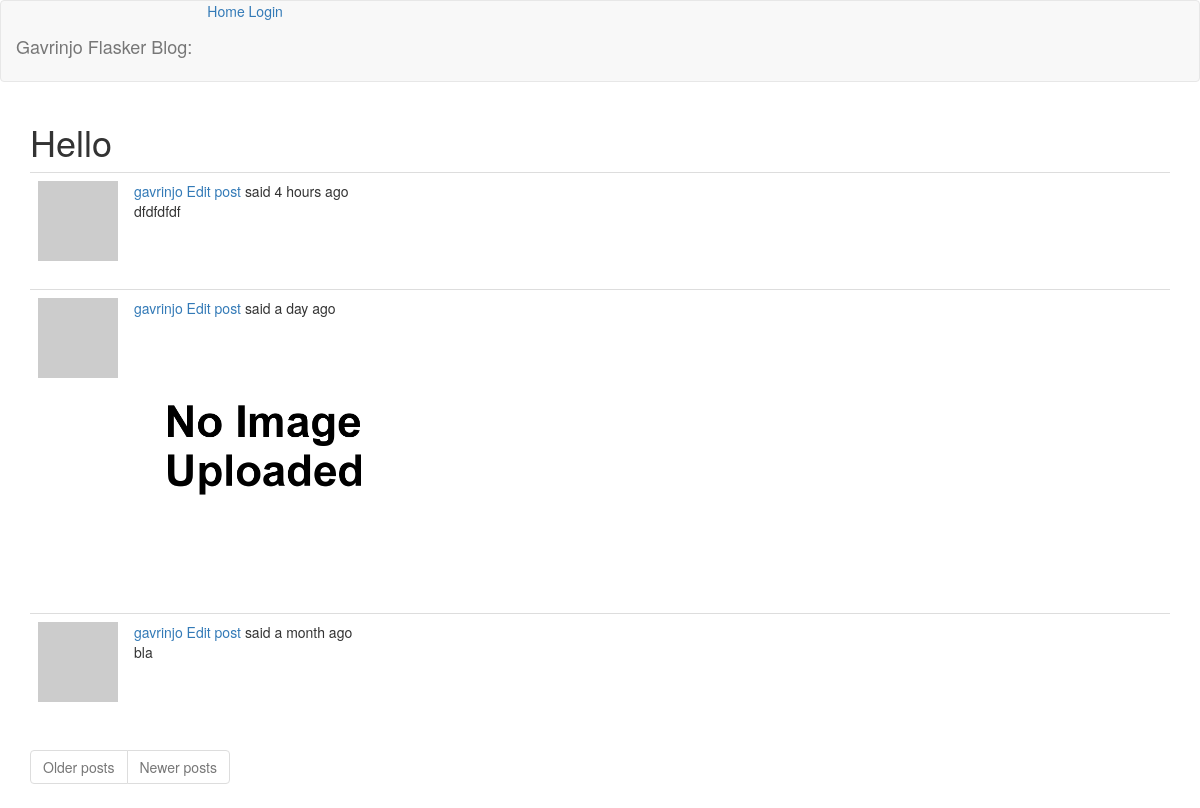
/index, run on the app's committed database.
### app/models.py (models this page shows, shortened)
class Post(db.Model):
    id = db.Column(db.Integer, primary_key=True)
    body = db.Column(db.String(140))
    timestamp = db.Column(db.DateTime, index=True, default=datetime.utcnow)
    user_id = db.Column(db.Integer, db.ForeignKey("user.id"))

class User(UserMixin, db.Model):
    id = db.Column(db.Integer, primary_key=True)
    username = db.Column(db.String(64), index=True, unique=True)
    email = db.Column(db.String(120), index=True, unique=True)
    password_hash = db.Column(db.String(128))
    about_me = db.Column(db.String(140))
    last_seen = db.Column(db.DateTime, default=datetime.utcnow)
    post = db.relationship("Post", backref="author", lazy="dynamic")
    def avatar(self, size):
        digest = md5(self.email.lower().encode("utf-8")).hexdigest()
        return f"https://www.gravatar.com/avatar/{digest}?d=identicon&r=x&s={size}"

### app/main/routes.py (the view)
@bp.route("/")
@bp.route("/index")
def index():
    page = request.args.get("page", 1, type=int)
    posts = Post.query.order_by(Post.timestamp.desc()).paginate(
        page, current_app.config["POSTS_PER_PAGE"], False)
    next_url = url_for("main.index", page=posts.next_num) \
        if posts.has_next else None
    prev_url = url_for("main.index", page=posts.prev_num) \
        if posts.has_prev else None
    return render_template("index.html", title="Home", posts=posts.items, next_url=next_url, prev_url=prev_url)

### app/main/routes.py (called while the page is built)
@bp.before_request
def before_request():
    if current_user.is_authenticated:
        current_user.last_seen = datetime.utcnow()
        db.session.commit()

### app/templates/index.html
{% extends 'base.html' %}
{% import 'bootstrap/wtf.html' as wtf %}
{% block app_content %}
    <h1>Hello {{ current_user.username }}</h1>
    {% for post in posts %}
        {% include "_post.html" %}
    {% endfor %}
    <nav aria-label="Page navigation example">
        <ul class="pagination text-center">
            <li class="page-item{% if not next_url %} disabled {% endif %}">
                <a class="page-link" href="{{ next_url or '#' }}" tabindex="-1">Older posts</a>
            </li>
            <li class="page-item{% if not prev_url %} disabled {% endif %}">
                <a class="page-link" href="{{ prev_url or '#' }}" tabindex="-1">Newer posts</a>
            </li>
        </ul>
    </nav>
{% endblock app_content %}

### app/templates/_post.html
    <table class="table table-hover">
        <tr>
            <td width="70px">
                <a href="{{ url_for('main.user', username=post.author.username) }}">
                    <img src="{{ post.author.avatar(64) }}">
                </a>
            </td>
            <td>
                <span class="user_popup">
                    <a href="{{ url_for('main.user', username=post.author.username) }}">
                        {{ post.author.username }}
                    </a>
                    <a href="{{ url_for('content.edit_page', id=post.id) }}">Edit post</a>
                </span>
                said {{ moment(post.timestamp).fromNow() }}
                <br>
                <span id="post{{ post.id }}">{{ post.body|safe }}</span>
            </td>
        </tr>
    </table>

### data on the page
Post: author.username "gavrinjo", timestamp "4 hours ago", body "dfdfdfdf"
Post: author.username "gavrinjo", timestamp "a day ago", body (picture)
Post: author.username "gavrinjo", timestamp "a month ago", body "bla"
